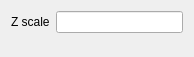
<?xml version="1.0" encoding="UTF-8"?>
<ui version="4.0">
 <class>ContoursInterface</class>
 <widget class="QWidget" name="ContoursInterface">
  <property name="geometry">
   <rect>
    <x>0</x>
    <y>0</y>
    <width>194</width>
    <height>57</height>
   </rect>
  </property>
  <property name="windowTitle">
   <string>Form</string>
  </property>
  <layout class="QVBoxLayout" name="verticalLayout">
   <item>
    <layout class="QHBoxLayout" name="horizontalLayout">
     <item>
      <widget class="QLabel" name="vertLabel">
       <property name="maximumSize">
        <size>
         <width>71</width>
         <height>16777215</height>
        </size>
       </property>
       <property name="text">
        <string>Z scale</string>
       </property>
      </widget>
     </item>
     <item>
      <widget class="QLineEdit" name="_z_spacing"/>
     </item>
    </layout>
   </item>
   <item>
    <spacer name="verticalSpacer">
     <property name="orientation">
      <enum>Qt::Vertical</enum>
     </property>
     <property name="sizeHint" stdset="0">
      <size>
       <width>20</width>
       <height>40</height>
      </size>
     </property>
    </spacer>
   </item>
  </layout>
 </widget>
 <resources/>
 <connections/>
</ui>
